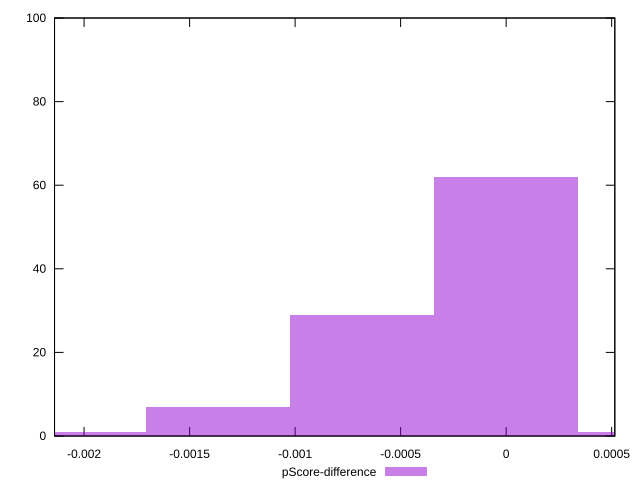

Generate this figure with gnuplot:
reset

$pScoreDifference <<EOF
-0.00204718938891548 1
-0.0006823964629718267 29
0 62
-0.0013647929259436534 7
0.0006823964629718267 1
EOF

set key outside below
set boxwidth 0.0006823964629718267
set xrange [-0.0021400000000000308:0.0005149992307027507]
set yrange [0:100]
set trange [0:100]
set style fill transparent solid 0.5 noborder
set terminal svg size 640, 490 enhanced background rgb 'white'
set output "reports/report_00031_2021-02-24T23-18-18.084Z/uses-rel-preconnect/samples/astro/pScore-difference/histogram.svg"

plot $pScoreDifference title "pScore-difference" with boxes

reset
